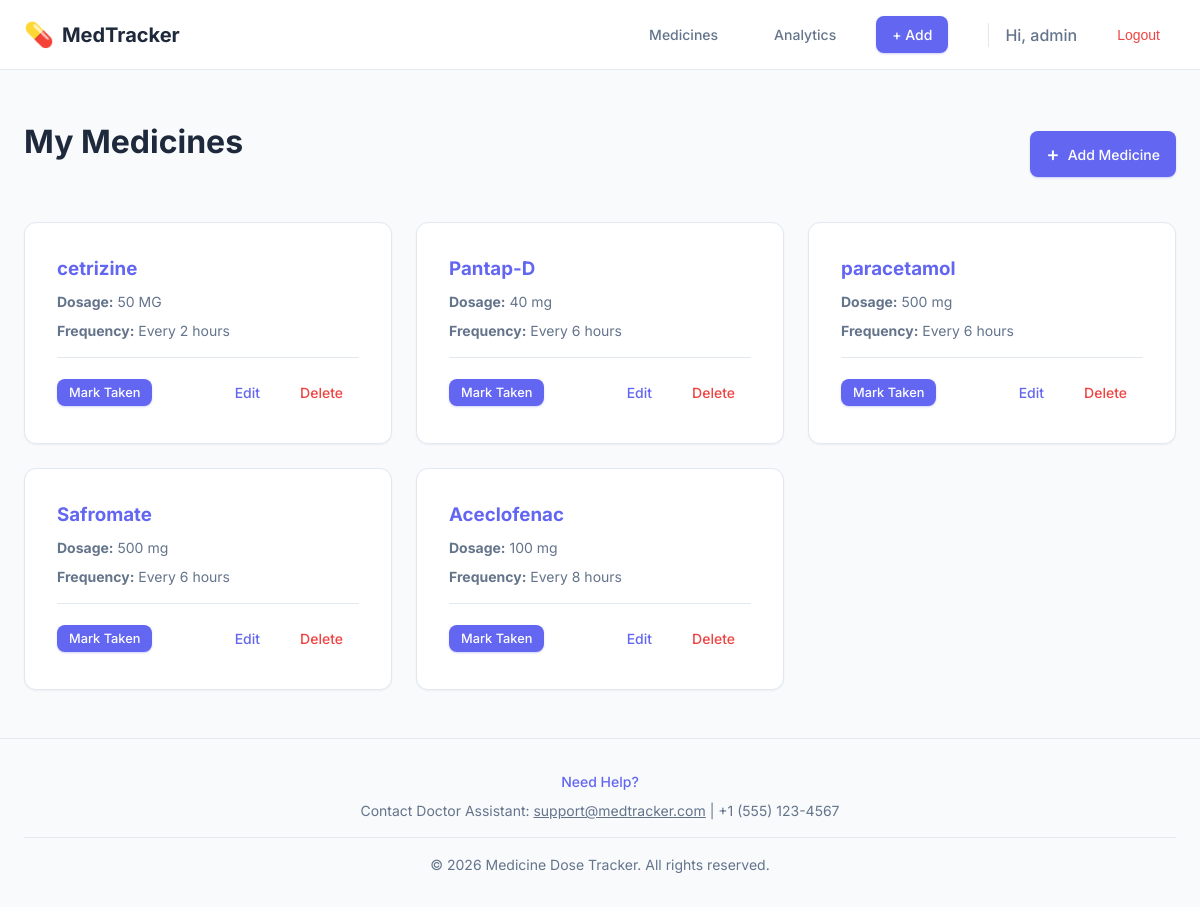
The app's page /medicines/ (signed in) with its own data.
### medicines/models.py (models this page shows, shortened)
class Medicine(models.Model):
    user = models.ForeignKey(User, on_delete=models.CASCADE, related_name='medicines')
    name = models.CharField(max_length=200)
    dosage_amount = models.PositiveIntegerField(help_text="Amount of dosage (e.g., 500)")
    dosage_unit = models.CharField(max_length=50, help_text="Unit of dosage (e.g., mg, ml, pill)")
    frequency_amount = models.PositiveIntegerField(help_text="Frequency amount (e.g., every 6)")
    frequency_unit = models.CharField(max_length=50, help_text="Frequency unit (e.g., hours, days)")
    time_of_day = models.TimeField(help_text="Time to take the medicine", null=True, blank=True)
    created_at = models.DateTimeField(auto_now_add=True)

### medicines/views.py (the view)
# urls.py: path('', MedicineListView.as_view(), name='medicine_list'),
class MedicineListView(LoginRequiredMixin, ListView):
    model = Medicine
    template_name = 'medicines/medicine_list.html'
    context_object_name = 'medicines'
    paginate_by = 6
    def get_context_data(self, **kwargs):
        context = super().get_context_data(**kwargs)
        today = timezone.localdate()
        medicines = context['medicines']
        for medicine in medicines:
            log = MedicineLog.objects.filter(medicine=medicine, date=today).first()
            medicine.is_taken_today = log.taken if log else False
        last_7_days = [(today - timedelta(days=i)) for i in range(6, -1, -1)]
        dates = [d.strftime('%a') for d in last_7_days] # ['Mon', 'Tue', ...]
        counts = []
        for d in last_7_days:
            count = MedicineLog.objects.filter(
                medicine__user=self.request.user,
                date=d,
                taken=True
            ).count()
            counts.append(count)
        context['chart_dates'] = dates
        context['chart_counts'] = counts
        return context
    def get_queryset(self):
        return Medicine.objects.filter(user=self.request.user).order_by('frequency_amount', '-created_at')

### templates/medicines/medicine_list.html (shortened to what this page needs)
{% extends 'base.html' %}
{% block content %}
<div style="display: flex; justify-content: space-between; align-items: center; margin-bottom: 2rem;">
    <h1>My Medicines</h1>
    <a href="{% url 'medicine_add' %}" class="btn btn-primary">
        <span style="margin-right: 0.5rem; font-size: 1.25rem;">+</span> Add Medicine
    </a>
</div>
{% if medicines %}
<div style="display: grid; grid-template-columns: repeat(auto-fill, minmax(300px, 1fr)); gap: 1.5rem;">
    {% for medicine in medicines %}
    <div class="card" style="display: flex; flex-direction: column; transition: transform 0.2s;">
        <div style="margin-bottom: 1rem;">
            <h3 style="margin-bottom: 0.5rem; color: var(--primary-color);">{{ medicine.name }}</h3>
            <div style="display: flex; gap: 1rem; color: var(--text-secondary); font-size: 0.875rem;">
                <div>
                    <strong>Dosage:</strong> {{ medicine.dosage_amount }} {{ medicine.dosage_unit }}
                </div>
            </div>
            <div style="margin-top: 0.5rem; color: var(--text-secondary); font-size: 0.875rem;">
                <strong>Frequency:</strong> Every {{ medicine.frequency_amount }} {{ medicine.frequency_unit }}
            </div>
        </div>
        <div
            style="margin-top: auto; padding-top: 1rem; border-top: 1px solid var(--border-color); display: flex; justify-content: space-between; align-items: center; gap: 0.5rem;">
            <a href="{% url 'medicine_mark_taken' medicine.pk %}"
                class="btn {% if medicine.is_taken_today %}btn-success{% else %}btn-primary{% endif %}"
                style="padding: 0.25rem 0.75rem; font-size: 0.8rem;">
                {% if medicine.is_taken_today %}✓ Taken{% else %}Mark Taken{% endif %}
            </a>
            <div style="display: flex; gap: 0.5rem;">
                <a href="{% url 'medicine_edit' medicine.pk %}" class="btn btn-text"
                    style="color: var(--primary-color);">Edit</a>
                <a href="{% url 'medicine_delete' medicine.pk %}" class="btn btn-text"
                    style="color: var(--danger-color);"
                    data-confirm="Are you sure you want to delete {{ medicine.name }}?">Delete</a>
            </div>
        </div>
    </div>
    {% endfor %}
</div>
{% endif %}
{% endblock %}

### templates/base.html (shortened to what this page needs)
{% load static %}
<!DOCTYPE html>
<html lang="en">
<head>
    <link rel="stylesheet" href="{% static 'css/style.css' %}">
</head>
<body>
    <header class="app-header">
        <div class="container header-content">
            <a href="{% url 'medicine_list' %}" class="logo">
                <span class="logo-icon">💊</span> MedTracker
            </a>
            <nav class="main-nav">
                {% if user.is_authenticated %}
                <a href="{% url 'medicine_list' %}" class="btn btn-text">Medicines</a>
                <a href="{% url 'medicine_analytics' %}" class="btn btn-text">Analytics</a>
                <a href="{% url 'medicine_add' %}" class="btn btn-primary" style="margin-right: 0.5rem;">+ Add</a>
                <span class="user-greeting"
                    style="border-left: 1px solid var(--border-color); padding-left: 1rem; margin-left: 0.5rem;">Hi,
                    {{user.username}}</span>
                <form action="{% url 'logout' %}" method="post" style="display: inline;">
                    <button type="submit" class="btn btn-text" style="color: var(--danger-color);">Logout</button>
                </form>
                {% else %}
                <a href="{% url 'login' %}" class="btn btn-text">Log in</a>
                <a href="{% url 'signup' %}" class="btn btn-primary">Sign up</a>
                {% endif %}
            </nav>
        </div>
    </header>
    <main class="app-main">
        <div class="container">
            {% block content %}
            {% endblock %}
        </div>
    </main>
    <footer class="app-footer">
        <div class="container">
            <div style="margin-bottom: 1rem;">
                <p style="font-weight: 500; margin-bottom: 0.5rem; color: var(--primary-color);">Need Help?</p>
                <p>Contact Doctor Assistant: <a href="mailto:support@medtracker.com"
                        style="text-decoration: underline;">support@medtracker.com</a> | +1 (555) 123-4567</p>
            </div>
            <p style="border-top: 1px solid var(--border-color); padding-top: 1rem; margin-top: 1rem;">
                &copy; {% now "Y" %} Medicine Dose Tracker. All rights reserved.
            </p>
        </div>
    </footer>
</body>
</html>

### static/css/style.css (style rules this page uses)
:root { --primary-color: #6366f1; --primary-hover: #4f46e5; --bg-color: #f8fafc; --surface-color: #ffffff; --text-primary: #1e293b; --text-secondary: #64748b; --border-color: #e2e8f0; --success-color: #10b981; --danger-color: #ef4444; --shadow-sm: 0 1px 2px 0 rgb(0 0 0 / 0.05); --shadow-md: 0 4px 6px -1px rgb(0 0 0 / 0.1), 0 2px 4px -2px rgb(0 0 0 / 0.1); --radius-md: 0.5rem; --radius-lg: 0.75rem; --font-sans: 'Inter', system-ui, -apple-system, sans-serif; }
* { box-sizing: border-box; margin: 0; padding: 0; }
body { font-family: var(--font-sans); background-color: var(--bg-color); color: var(--text-primary); line-height: 1.5; min-height: 100vh; display: flex; flex-direction: column; }
a { text-decoration: none; color: inherit; transition: color 0.2s; }
.container { max-width: 1200px; margin: 0 auto; padding: 0 1.5rem; }
.app-header { background-color: var(--surface-color); border-bottom: 1px solid var(--border-color); padding: 1rem 0; position: sticky; top: 0; z-index: 10; }
.header-content { display: flex; justify-content: space-between; align-items: center; }
.logo { font-weight: 700; font-size: 1.25rem; color: var(--text-primary); display: flex; align-items: center; gap: 0.5rem; }
.logo-icon { font-size: 1.5rem; }
.main-nav { display: flex; align-items: center; gap: 1.5rem; }
.user-greeting { color: var(--text-secondary); font-weight: 500; }
.btn { display: inline-flex; align-items: center; justify-content: center; padding: 0.5rem 1rem; border-radius: var(--radius-md); font-weight: 500; font-size: 0.875rem; cursor: pointer; border: none; transition: all 0.2s cubic-bezier(0.4, 0, 0.2, 1); transform: scale(1); }
.btn-primary { background-color: var(--primary-color); color: white; box-shadow: 0 1px 2px rgba(99, 102, 241, 0.3); }
.btn-text { background-color: transparent; color: var(--text-secondary); }
.app-main { flex: 1; padding: 3rem 0; }
.card { background-color: var(--surface-color); border-radius: var(--radius-lg); box-shadow: var(--shadow-sm); padding: 2rem; border: 1px solid var(--border-color); transition: all 0.3s ease; }
h1, h2, h3 { color: var(--text-primary); margin-bottom: 1.5rem; }
.app-footer { padding: 2rem 0; margin-top: auto; border-top: 1px solid var(--border-color); text-align: center; color: var(--text-secondary); font-size: 0.875rem; }

### records on screen
Medicine: name "cetrizine", dosage_amount "50", dosage_unit "MG", frequency_amount "2", frequency_unit "hours", shows "Mark Taken"
Medicine: name "Pantap-D", dosage_amount "40", dosage_unit "mg", frequency_amount "6", frequency_unit "hours", shows "Mark Taken"
Medicine: name "paracetamol", dosage_amount "500", dosage_unit "mg", frequency_amount "6", frequency_unit "hours", shows "Mark Taken"
Medicine: name "Safromate", dosage_amount "500", dosage_unit "mg", frequency_amount "6", frequency_unit "hours", shows "Mark Taken"
Medicine: name "Aceclofenac", dosage_amount "100", dosage_unit "mg", frequency_amount "8", frequency_unit "hours", shows "Mark Taken"

### other values on screen
{{ user.username }} "admin"
